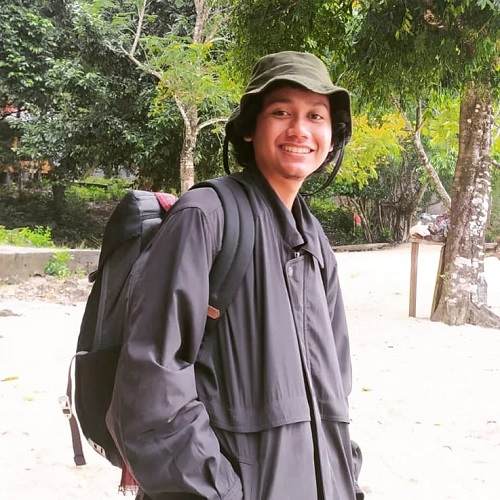
#> input picture ancamanis.jpeg, 500 x 500 px
$ python high_pass.py
#> lines starting #> are read from the running program, lines starting #| are printed output that depends on the picture
import cv2
import numpy as np
from matplotlib import pyplot as plt

img = cv2.imread('ancamanis.jpeg',0)
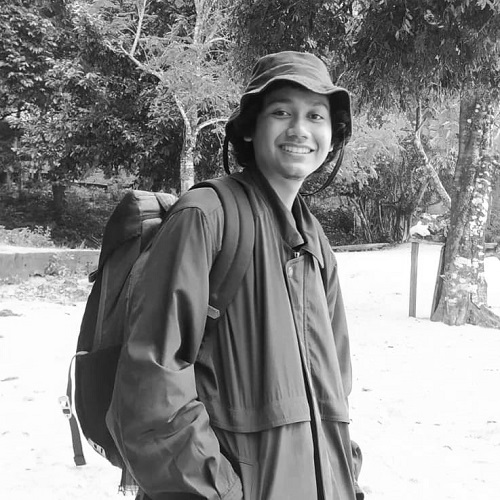
#> img: shape (500, 500); min 0, max 255, mean 136.6
f = np.fft.fft2(img)
fshift = np.fft.fftshift(f)
magnitude_spectrum = 20*np.log(np.abs(fshift))
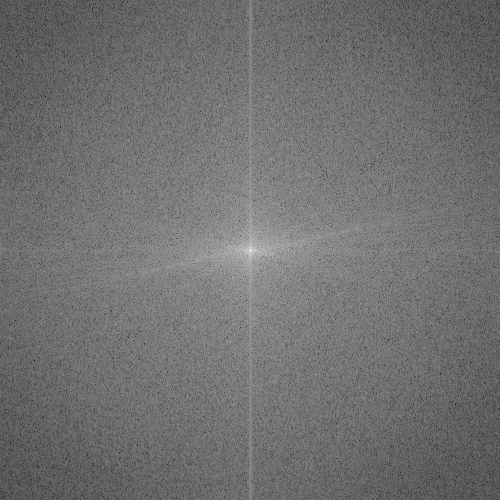
#> magnitude_spectrum: shape (500, 500) float64; min 33.31, max 346.9, mean 171.9; drawn with min black and max white

rows, cols = img.shape
#> rows = 500; cols = 500
crow,ccol = int(rows/2) ,int(cols/2)
#> crow = 250; ccol = 250
fshift[crow-30:crow+30, ccol-30:ccol+30] = 0
f_ishift = np.fft.ifftshift(fshift)
img_back = np.fft.ifft2(f_ishift)
img_back = np.abs(img_back)
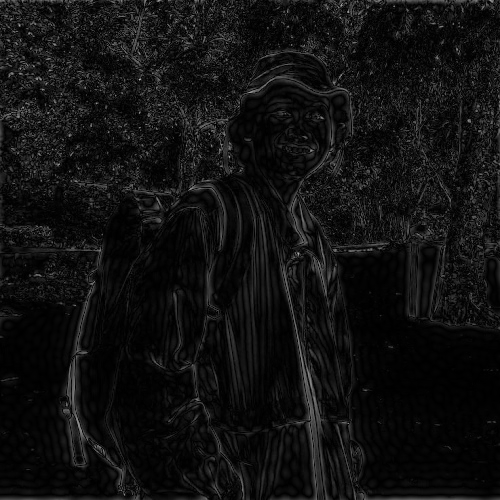
#> img_back: shape (500, 500) float64; min 0.007, max 184.3, mean 17.3

plt.subplot(131),plt.imshow(img, cmap = 'gray')
plt.title('Input Image'), plt.xticks([]), plt.yticks([])
plt.subplot(132),plt.imshow(img_back, cmap = 'gray')
plt.title('Image after HPF'), plt.xticks([]), plt.yticks([])
plt.subplot(133),plt.imshow(img_back)
plt.title('Result in JET'), plt.xticks([]), plt.yticks([])

plt.show()
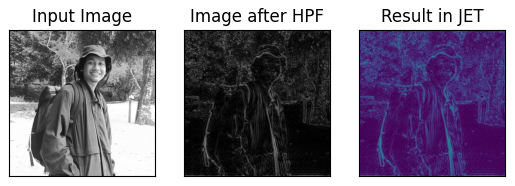
#> figure drawn by matplotlib, 3 panels
